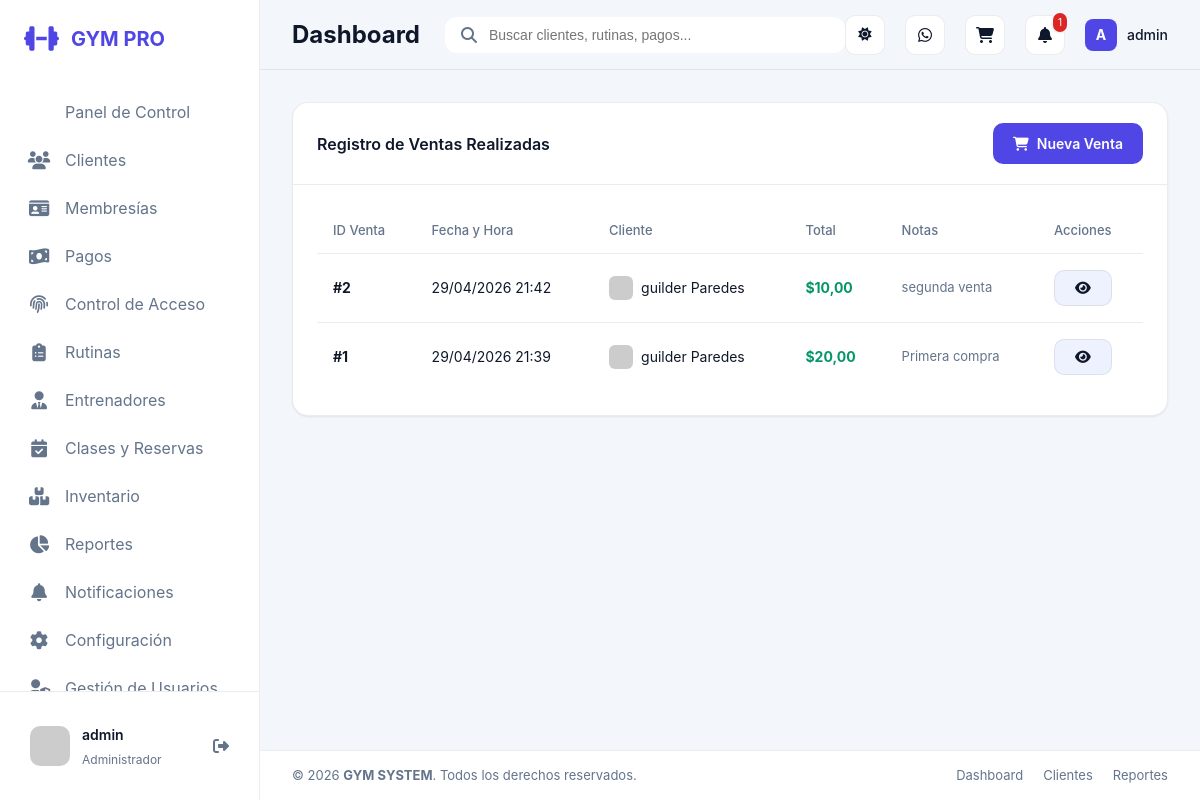
The app's page /inventario/ventas/ (signed in) with its own data.
### apps/core/models.py (models this page shows, shortened)
class UserProfile(models.Model):
    ROLE_ADMIN = 'ADMIN'
    ROLE_RECEPTION = 'RECEPCIONISTA'
    ROLE_TRAINER = 'ENTRENADOR'
    ROLE_CLIENT = 'CLIENTE'
    ROLE_CHOICES = [
        (ROLE_ADMIN, 'Administrador'),
        (ROLE_RECEPTION, 'Recepcionista'),
        (ROLE_TRAINER, 'Entrenador'),
        (ROLE_CLIENT, 'Cliente'),
    ]
    user = models.OneToOneField(settings.AUTH_USER_MODEL, on_delete=models.CASCADE, related_name='profile')
    role = models.CharField(max_length=20, choices=ROLE_CHOICES, default=ROLE_RECEPTION)
    client = models.OneToOneField(Client, on_delete=models.SET_NULL, null=True, blank=True, related_name='auth_profile')
    trainer = models.OneToOneField(Trainer, on_delete=models.SET_NULL, null=True, blank=True, related_name='auth_profile')
    @property
    def role_label(self):
        return self.get_role_display()

### apps/inventory/models.py (models this page shows, shortened)
class Sale(models.Model):
    client = models.ForeignKey(Client, on_delete=models.SET_NULL, null=True, blank=True, related_name='purchases')
    date = models.DateTimeField(default=timezone.now)
    total = models.DecimalField(max_digits=10, decimal_places=2, default=0)
    notes = models.TextField(blank=True)

### apps/clients/models.py (models this page shows, shortened)
class Client(models.Model):
    first_name = models.CharField(max_length=120)
    last_name = models.CharField(max_length=120)
    ci = models.CharField(max_length=40, unique=True)
    phone = models.CharField(max_length=40)
    email = models.EmailField(blank=True)
    profile_photo = models.ImageField(upload_to='clientes/', blank=True, null=True)
    join_date = models.DateField(default=timezone.now)
    is_active = models.BooleanField(default=True)
    height_cm = models.DecimalField(max_digits=5, decimal_places=2, blank=True, null=True)
    weight_kg = models.DecimalField(max_digits=5, decimal_places=2, blank=True, null=True)
    trainer = models.ForeignKey(Trainer, on_delete=models.SET_NULL, blank=True, null=True, related_name='clients')
    notes = models.TextField(blank=True)
    @property
    def full_name(self):
        return f'{self.first_name} {self.last_name}'

### apps/inventory/views.py (the view)
# urls.py: path('ventas/', views.sale_list, name='sale_list'),
@role_required(UserProfile.ROLE_ADMIN, UserProfile.ROLE_RECEPTION)
def sale_list(request):
    sales = Sale.objects.all().order_by('-date')
    context = {'sales': sales}
    return render(request, 'inventory/sale_list.html', context)

### apps/core/permissions.py (called while the page is built)
def get_user_profile(user):
    if not user or not user.is_authenticated:
        return None
    default_role = UserProfile.ROLE_ADMIN if user.is_superuser else UserProfile.ROLE_RECEPTION
    profile, _ = UserProfile.objects.get_or_create(
        user=user,
        defaults={'role': default_role},
    )
    if user.is_superuser and profile.role != UserProfile.ROLE_ADMIN:
        profile.role = UserProfile.ROLE_ADMIN
        profile.save(update_fields=['role'])
    return profile

def get_user_role(user):
    if not user or not user.is_authenticated:
        return None
    if user.is_superuser:
        return UserProfile.ROLE_ADMIN
    profile = get_user_profile(user)
    return profile.role if profile else None

def get_role_label(role):
    return ROLE_LABELS.get(role, 'Sin rol')

def get_linked_client(user):
    profile = get_user_profile(user)
    return profile.client if profile else None

def get_linked_trainer(user):
    profile = get_user_profile(user)
    return profile.trainer if profile else None

def has_role(user, *allowed_roles):
    role = get_user_role(user)
    return role in allowed_roles

def role_required(*allowed_roles):
    def decorator(view_func):
        @wraps(view_func)
        def wrapped_view(request, *args, **kwargs):
            if not request.user.is_authenticated:
                return redirect('login')
            if has_role(request.user, *allowed_roles):
                return view_func(request, *args, **kwargs)
            messages.error(request, 'No tienes permisos para acceder a esta sección.')
            return redirect('dashboard')
        return wrapped_view
    return decorator

### templates/inventory/sale_list.html (shortened to what this page needs)
{% extends 'base.html' %}
{% block content %}
<div class="card">
    <div class="card-header">
        <h3 class="card-title">Registro de Ventas Realizadas</h3>
        <a href="{% url 'product_list' %}" class="btn btn-primary">
            <i class="fas fa-shopping-cart"></i> Nueva Venta
        </a>
    </div>
    <div class="card-body">
        <div class="table-container">
            <table>
                <thead>
                    <tr>
                        <th>ID Venta</th>
                        <th>Fecha y Hora</th>
                        <th>Cliente</th>
                        <th>Total</th>
                        <th>Notas</th>
                        <th>Acciones</th>
                    </tr>
                </thead>
                <tbody>
                    {% for sale in sales %}
                    <tr>
                        <td><strong>#{{ sale.id }}</strong></td>
                        <td>{{ sale.date|date:"d/m/Y H:i" }}</td>
                        <td>
                            {% if sale.client %}
                            <div style="display: flex; align-items: center; gap: 8px;">
                                <img src="https://ui-avatars.com/api/?name={{ sale.client.full_name }}&background=random" style="width: 24px; height: 24px; border-radius: 6px;">
                                <span>{{ sale.client.full_name }}</span>
                            </div>
                            {% else %}
                            <span class="badge-status" style="background: rgba(107, 114, 128, 0.1); color: #6b7280;">Venta General</span>
                            {% endif %}
                        </td>
                        <td style="font-weight: 700; color: var(--color-success);">${{ sale.total }}</td>
                        <td style="font-size: 13px; color: var(--text-muted);">{{ sale.notes|default:"-" }}</td>
                        <td>
                            <button class="btn btn-secondary btn-sm" title="Ver detalles">
                                <i class="fas fa-eye"></i>
                            </button>
                        </td>
                    </tr>
                    {% endfor %}
                </tbody>
            </table>
        </div>
    </div>
</div>
{% endblock %}

### templates/components/sidebar.html (shortened to what this page needs)
<aside class="sidebar">
    <div class="sidebar-header">
        <a href="{% url 'dashboard' %}" class="logo">
            <i class="fas fa-dumbbell"></i>
            <span>GYM PRO</span>
        </a>
    </div>
    <nav class="sidebar-nav">
        <a href="{% url 'dashboard' %}" class="nav-item {% if request.resolver_match.url_name == 'dashboard' %}active{% endif %}">
            <span>Panel de Control</span>
        </a>
        {% if request.user.profile.role == 'ADMIN' or request.user.profile.role == 'RECEPCIONISTA' %}
        <a href="{% url 'client_list' %}" class="nav-item {% if 'client' in request.resolver_match.url_name %}active{% endif %}">
            <i class="fas fa-users"></i>
            <span>Clientes</span>
        </a>
        {% endif %}
        {% if request.user.profile.role == 'ADMIN' or request.user.profile.role == 'RECEPCIONISTA' %}
        <a href="{% url 'plan_list' %}" class="nav-item {% if 'plan' in request.resolver_match.url_name %}active{% endif %}">
            <i class="fas fa-id-card"></i>
            <span>Membresías</span>
        </a>
        {% endif %}
        {% if request.user.profile.role == 'ADMIN' or request.user.profile.role == 'RECEPCIONISTA' %}
        <a href="{% url 'payment_list' %}" class="nav-item {% if 'payment' in request.resolver_match.url_name %}active{% endif %}">
            <i class="fas fa-money-bill-wave"></i>
            <span>Pagos</span>
        </a>
        {% endif %}
        {% if request.user.profile.role == 'ADMIN' or request.user.profile.role == 'RECEPCIONISTA' %}
        <a href="{% url 'access_panel' %}" class="nav-item {% if 'access' in request.resolver_match.url_name %}active{% endif %}">
            <i class="fas fa-fingerprint"></i>
            <span>Control de Acceso</span>
        </a>
        {% endif %}
        {% if request.user.profile.role == 'ADMIN' or request.user.profile.role == 'ENTRENADOR' %}
        <a href="{% url 'routine_list' %}" class="nav-item {% if 'routine' in request.resolver_match.url_name %}active{% endif %}">
            <i class="fas fa-clipboard-list"></i>
            <span>Rutinas</span>
        </a>
        {% endif %}
        {% if request.user.profile.role == 'ADMIN' %}
        <a href="{% url 'trainers:list' %}" class="nav-item {% if 'trainers' in request.resolver_match.app_name %}active{% endif %}">
            <i class="fas fa-user-tie"></i>
            <span>Entrenadores</span>
        </a>
        {% endif %}
        {% if request.user.profile.role != 'CLIENTE' %}
        <a href="{% url 'reservation_list' %}" class="nav-item {% if 'reservation' in request.resolver_match.url_name %}active{% endif %}">
            <i class="fas fa-calendar-check"></i>
            <span>Clases y Reservas</span>
        </a>
        {% endif %}
        {% if request.user.profile.role == 'ADMIN' or request.user.profile.role == 'RECEPCIONISTA' %}
        <a href="{% url 'product_list' %}" class="nav-item {% if 'product' in request.resolver_match.url_name %}active{% endif %}">
            <i class="fas fa-boxes-stacked"></i>
            <span>Inventario</span>
        </a>
        {% endif %}
        {% if request.user.profile.role == 'ADMIN' %}
        <a href="{% url 'reports_dashboard' %}" class="nav-item {% if 'reports' in request.resolver_match.url_name %}active{% endif %}">
            <i class="fas fa-chart-pie"></i>
            <span>Reportes</span>
        </a>
        {% endif %}
        {% if request.user.profile.role != 'CLIENTE' %}
        <a href="{% url 'notification_list' %}" class="nav-item {% if 'notification' in request.resolver_match.url_name %}active{% endif %}">
            <i class="fas fa-bell"></i>
            <span>Notificaciones</span>
        </a>
        {% endif %}
        {% if request.user.profile.role == 'ADMIN' %}
        <a href="{% url 'system_settings' %}" class="nav-item {% if 'system_settings' in request.resolver_match.url_name %}active{% endif %}">
            <i class="fas fa-gear"></i>
            <span>Configuración</span>
        </a>
        <a href="{% url 'user_list' %}" class="nav-item {% if 'user' in request.resolver_match.url_name %}active{% endif %}">
            <i class="fas fa-user-shield"></i>
            <span>Gestión de Usuarios</span>
        </a>
        {% endif %}
    </nav>
    <div class="sidebar-footer">
        <div class="user-profile">
            <img src="https://ui-avatars.com/api/?name={{ request.user.get_full_name|default:request.user.username }}&background=6366f1&color=fff" alt="User" class="user-avatar">
            <div class="user-info">
                <span class="user-name">{{ request.user.get_full_name|default:request.user.username }}</span>
                <span class="user-role">{{ request.user.profile.role_label }}</span>
            </div>
            <a href="{% url 'logout' %}" title="Cerrar Sesión" style="color: var(--text-muted);"><i class="fas fa-sign-out-alt"></i></a>
        </div>
    </div>
</aside>

### templates/components/navbar.html (shortened to what this page needs)
<nav class="navbar">
    <div class="navbar-left">
        <h2 class="page-title">
            {% block page_title %}Dashboard{% endblock %}
        </h2>
    </div>
    <div class="navbar-center">
        <div class="search-bar">
            <i class="fas fa-search"></i>
            <input type="text" placeholder="Buscar clientes, rutinas, pagos...">
        </div>
    </div>
    <div class="navbar-right">
        <div class="navbar-actions">
            <button type="button" class="nav-btn theme-toggle" id="themeToggle" title="Cambiar tema" aria-label="Cambiar tema">
                <i class="fas fa-sun theme-icon theme-icon-light"></i>
            </button>
            <a href="#" class="nav-btn" title="Mensajes">
                <i class="fab fa-whatsapp"></i>
            </a>
            <a href="{% url 'cart_detail' %}" class="nav-btn" title="Carrito de Ventas">
                <i class="fas fa-shopping-cart"></i>
            </a>
            <a href="{% url 'notification_list' %}" class="nav-btn" title="Notificaciones">
                <i class="fas fa-bell"></i>
                {% if notifications_count > 0 %}
                <span class="badge">{{ notifications_count }}</span>
                {% endif %}
            </a>
            <div class="user-menu">
                <div class="user-avatar-mini">
                    {{ request.user.username|slice:":1"|upper }}
                </div>
                <span class="user-name-mini">{{ request.user.username }}</span>
            </div>
        </div>
    </div>
</nav>

### records on screen
Sale: id "2", date "29/04/2026 21:42", client.full_name "guilder Paredes", total "10,00", notes "segunda venta"
Sale: id "1", date "29/04/2026 21:39", client.full_name "guilder Paredes", total "20,00", notes "Primera compra"

### other values on screen
{{ request.user.get_full_name|default:request.user.username }} "admin"
{{ request.user.profile.role_label }} "Administrador"
{{ notifications_count }} "1"
{{ request.user.username|slice:":1"|upper }} "A"
{{ request.user.username }} "admin"
